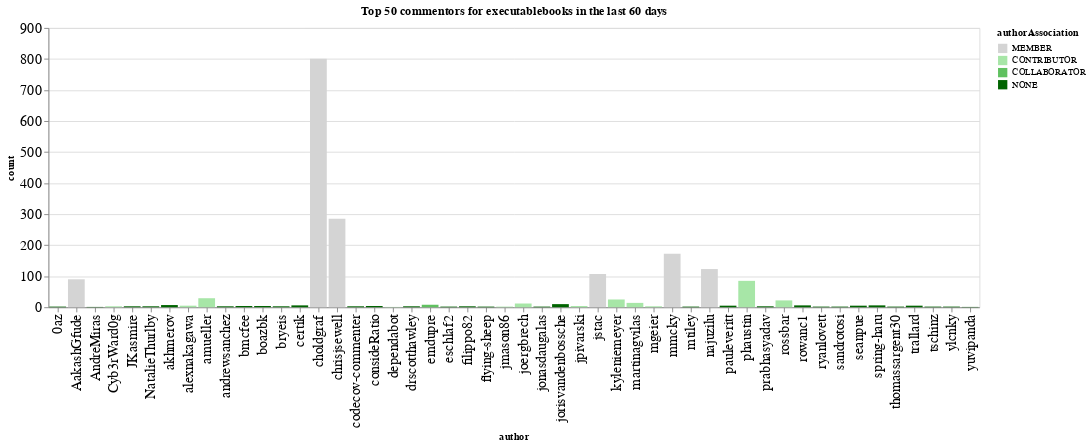

The notebook cell this image was saved under:
### Code cell
n_plot = 50
charts = []
for ii, (iorg, idata) in enumerate(commentors.groupby(['org'])):
    title = f"Top {n_plot} commentors for {iorg} in the last {n_days} days"
    idata = idata.groupby('author', as_index=False).agg({'count': 'sum', 'authorAssociation': 'first'})
    idata = idata.sort_values('count', ascending=False).head(n_plot)
    ch = alt.Chart(data=idata.head(n_plot), title=title).mark_bar().encode(
        x='author',
        y='count',
        color=alt.Color('authorAssociation', scale=alt.Scale(domain=author_types, range=author_colors))
    )
    charts.append(ch)
alt.hconcat(*charts)

### Figure 1 — Vega-Lite specification as saved in the notebook (floating-point values rounded to 4 significant figures)
{"config": {"axisLeft": {"labelFontSize": 15}, "axisBottom": {"labelFontSize": 15}}, "hconcat": [{"mark": "bar", "encoding": {"color": {"type": "nominal", "field": "authorAssociation", "scale": {"domain": ["MEMBER", "CONTRIBUTOR", "COLLABORATOR", "NONE"], "range": ["rgb(211.82745098039214, 211.82745098039214, 211.82745098039214)", "rgb(166.98562091503268, 229.89803921568628, 166.98562091503268)", "rgb(96.37647058823529, 192.75294117647059, 96.37647058823529)", "rgb(0.0, 100.3921568627451, 0.0)"]}}, "x": {"type": "nominal", "field": "author"}, "y": {"type": "quantitative", "field": "count"}}, "title": "Top 50 commentors for executablebooks in the last 60 days"}], "data": {"name": "data-bfbefe78960dd0364cda56bbcfbe8cd7"}, "$schema": "https://vega.github.io/schema/vega-lite/v4.0.2.json", "datasets": {"data-bfbefe78960dd0364cda56bbcfbe8cd7": [{"author": "choldgraf", "count": 801, "authorAssociation": "MEMBER"}, {"author": "chrisjsewell", "count": 285, "authorAssociation": "MEMBER"}, {"author": "mmcky", "count": 172, "authorAssociation": "MEMBER"}, {"author": "najuzilu", "count": 123, "authorAssociation": "MEMBER"}, {"author": "jstac", "count": 107, "authorAssociation": "MEMBER"}, {"author": "AakashGfude", "count": 90, "authorAssociation": "MEMBER"}, {"author": "phaustin", "count": 85, "authorAssociation": "CONTRIBUTOR"}, {"author": "amueller", "count": 29, "authorAssociation": "CONTRIBUTOR"}, {"author": "kyleniemeyer", "count": 25, "authorAssociation": "CONTRIBUTOR"}, {"author": "rossbar", "count": 22, "authorAssociation": "CONTRIBUTOR"}, {"author": "martinagvilas", "count": 14, "authorAssociation": "CONTRIBUTOR"}, {"author": "joergbrech", "count": 12, "authorAssociation": "CONTRIBUTOR"}, {"author": "jorisvandenbossche", "count": 10, "authorAssociation": "NONE"}, {"author": "emdupre", "count": 8, "authorAssociation": "COLLABORATOR"}, {"author": "akhmerov", "count": 7, "authorAssociation": "NONE"}, {"author": "rowanc1", "count": 6, "authorAssociation": "NONE"}, {"author": "spring-haru", "count": 6, "authorAssociation": "NONE"}, {"author": "certik", "count": 6, "authorAssociation": "NONE"}, {"author": "seanpue", "count": 5, "authorAssociation": "NONE"}, {"author": "trallard", "count": 5, "authorAssociation": "NONE"}, {"author": "pauleveritt", "count": 5, "authorAssociation": "NONE"}, {"author": "alexnakagawa", "count": 5, "authorAssociation": "CONTRIBUTOR"}, {"author": "boazbk", "count": 4, "authorAssociation": "NONE"}, {"author": "jpivarski", "count": 4, "authorAssociation": "CONTRIBUTOR"}, {"author": "consideRatio", "count": 4, "authorAssociation": "NONE"}, {"author": "bmcfee", "count": 4, "authorAssociation": "NONE"}, {"author": "NatalieThurlby", "count": 3, "authorAssociation": "NONE"}, {"author": "drscotthawley", "count": 3, "authorAssociation": "NONE"}, {"author": "Cyb3rWard0g", "count": 3, "authorAssociation": "CONTRIBUTOR"}, {"author": "codecov-commenter", "count": 3, "authorAssociation": "NONE"}, {"author": "JKasmire", "count": 3, "authorAssociation": "NONE"}, {"author": "mgeier", "count": 3, "authorAssociation": "CONTRIBUTOR"}, {"author": "prabhasyadav", "count": 3, "authorAssociation": "NONE"}, {"author": "bryeis", "count": 3, "authorAssociation": "NONE"}, {"author": "andrewsanchez", "count": 3, "authorAssociation": "NONE"}, {"author": "filippo82", "count": 3, "authorAssociation": "NONE"}, {"author": "thomassargent30", "count": 2, "authorAssociation": "NONE"}, {"author": "ryanlovett", "count": 2, "authorAssociation": "NONE"}, {"author": "mtiley", "count": 2, "authorAssociation": "NONE"}, {"author": "tschinz", "count": 2, "authorAssociation": "NONE"}, {"author": "ylcnky", "count": 2, "authorAssociation": "NONE"}, {"author": "sandrotosi", "count": 2, "authorAssociation": "NONE"}, {"author": "0az", "count": 2, "authorAssociation": "NONE"}, {"author": "eschlaf2", "count": 2, "authorAssociation": "NONE"}, {"author": "jonasdaugalas", "count": 2, "authorAssociation": "NONE"}, {"author": "jmason86", "count": 2, "authorAssociation": "CONTRIBUTOR"}, {"author": "flying-sheep", "count": 2, "authorAssociation": "NONE"}, {"author": "dependabot", "count": 1, "authorAssociation": "CONTRIBUTOR"}, {"author": "yuvipanda", "count": 1, "authorAssociation": "NONE"}, {"author": "AndreMiras", "count": 1, "authorAssociation": "NONE"}]}}
